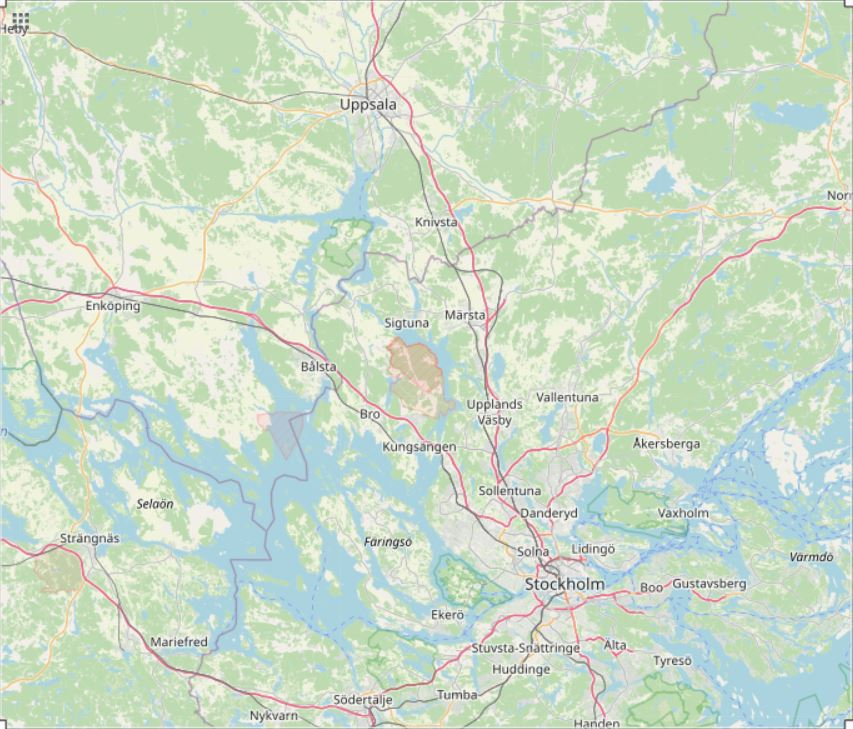
#> input picture plotting_data_on_maps/pyplot_maps_myway/test_16&8311_18&7020_59&1633_59&9712.JPG, 853 x 729 px
$ python training_maping_from_openstreetmap.py
#> lines starting #> are read from the running program, lines starting #| are printed output that depends on the picture
'''
Procedure:
go to openstreetmap.org and select the area you want to map.
With the export feature you see what are the longitudes and latitudes of the map.
You can try to share (second icon from the bottom at the right) or export...but doesn´t work
So I use skärmklipp verktyg an save with a name in which those lons and lats are included.
You need to be pretty accurate so coordinates match the right place.

For your learning, imshow parameters extent and aspect are of special interest.
'''

import matplotlib.pyplot as plt
#lon, lat for Uppsala, Stockholm, Arlanda airport, Wik castle to test code works from known coordinates
lats = [59.8586126,59.3251172, 59.6212, 59.736111]
lons = [17.6387436, 18.0710935, 17.9178,17.461667]

#function to convert coordinates in x/y coordinates
img = plt.imread('test_16&8311_18&7020_59&1633_59&9712.JPG')
#> img is the input picture: shape (729, 853, 3); mean R, G, B 202.9, 219.9, 200.5

lon_min, lon_max = 16.8311, 18.7020
lat_min, lat_max = 59.1633, 59.9712
extents = [lon_min, lon_max,lat_min,lat_max]

'''     This is to translate decimal coordinates into pixels x,y corresponding to image
dif_lon = lon_max-lon_min
dif_lat = lat_max-lat_min
sizes = img.shape
size_y, size_x= sizes[0], sizes[1]

lons_corr = [(l-lon_min)*size_x/dif_lon for l in  lons]
lats_corr = [size_y - ((l-lat_min)*size_y/dif_lat ) for l in  lats]
'''


fig = plt.figure ('My way of plotting maps in pyplot')
ax = fig.add_subplot(1,1,1)
#ax.imshow(img, aspect = 'auto', extent =[lon_min,lon_max,lat_min,lat_max] ) #format xmin,xmax,ymin,ymax
ax.imshow(img, aspect = 'auto', extent = extents ) #format xmin,xmax,ymin,ymax
ax.scatter (lons, lats, s= 30)

plt.show()
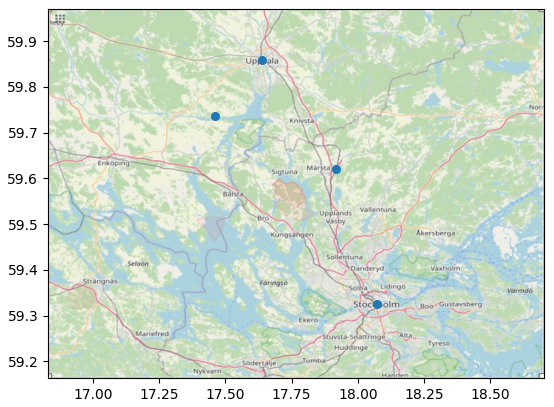
#> figure drawn by matplotlib, 1 panel

$ run again, with plotting_data_on_maps/pyplot_maps_myway/africa_eq_-64&51_100&02_-43&71_59&36.JPG copied over plotting_data_on_maps/pyplot_maps_myway/test_16&8311_18&7020_59&1633_59&9712.JPG
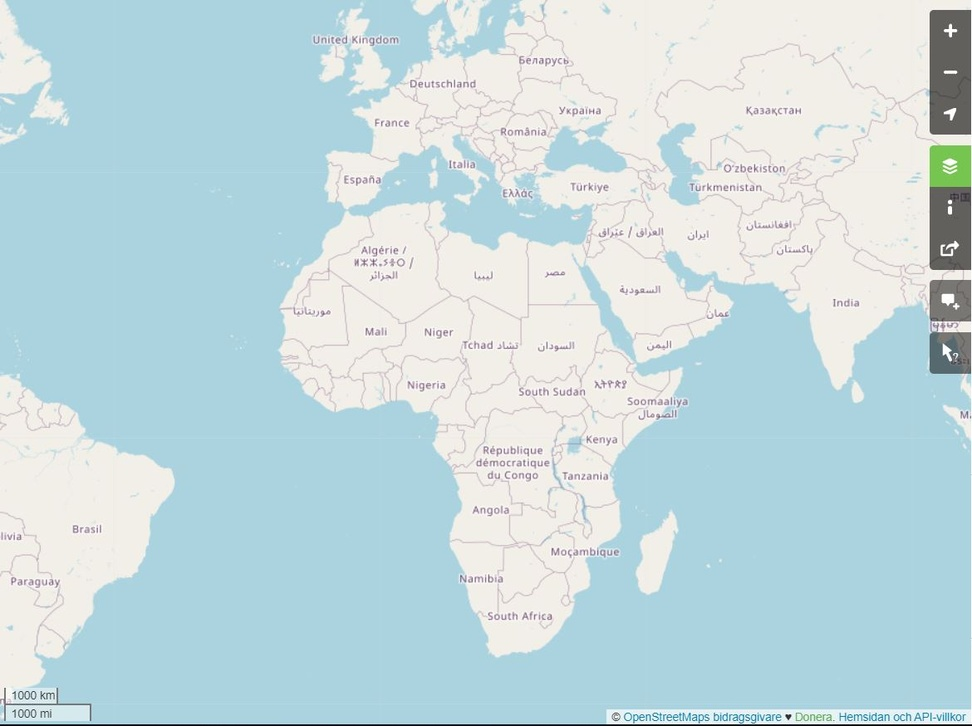
#> input picture plotting_data_on_maps/pyplot_maps_myway/africa_eq_-64&51_100&02_-43&71_59&36.JPG, 972 x 726 px, shrunk from 1170 x 874 before the run
#> img is the input picture: shape (726, 972, 3); mean R, G, B 196.1, 218.1, 222.9
#> `plt.show()`:
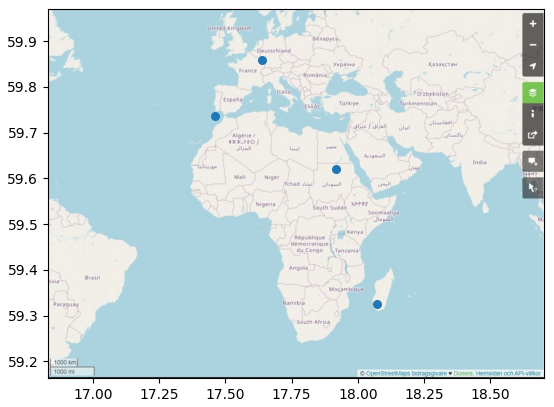
#> figure drawn by matplotlib, 1 panel
